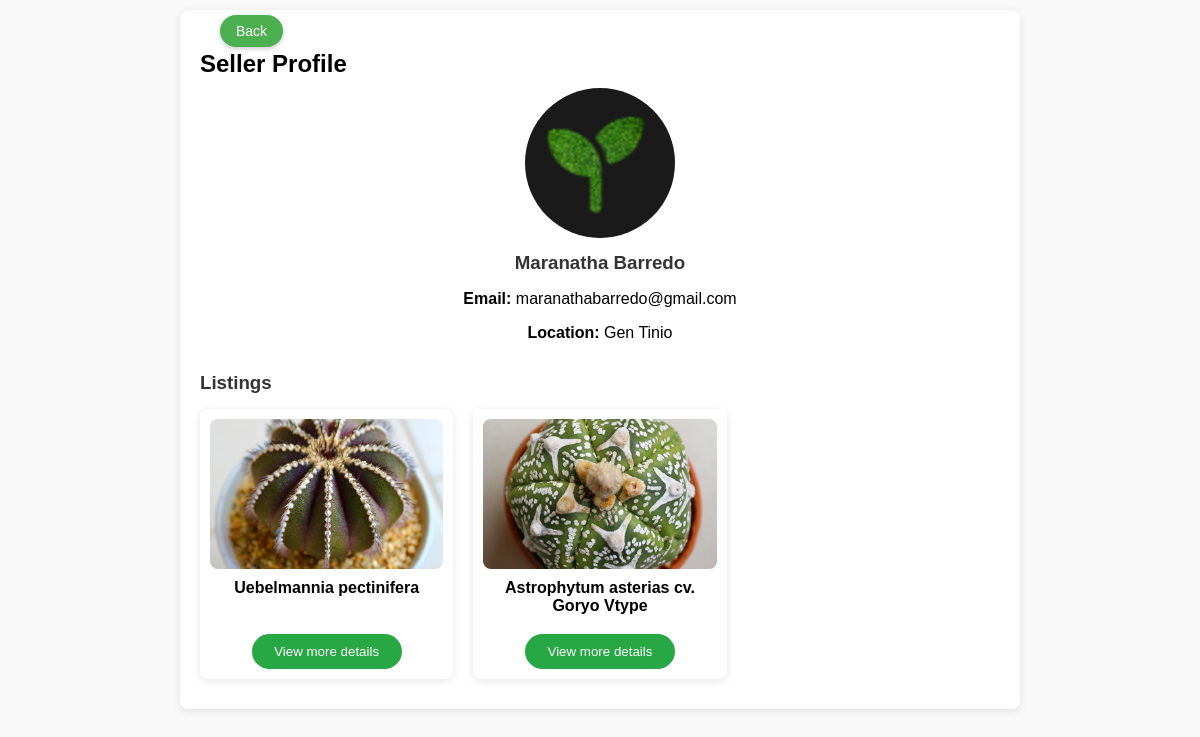
The page /profile.php?sellerId=3 on the database its author committed.
### tables this page shows
CREATE TABLE `users` (
  `id` int(11) NOT NULL,
  `proflePicture` varchar(128) DEFAULT NULL,
  `firstname` varchar(50) NOT NULL,
  `lastname` varchar(50) NOT NULL,
  `email` varchar(255) NOT NULL,
  `gender` varchar(20) NOT NULL,
  `phoneNumber` bigint(12) NOT NULL,
  `address` varchar(255) NOT NULL,
  `password` varchar(255) NOT NULL,
  `status` tinyint(1) NOT NULL
);

CREATE TABLE `product` (
  `plantid` int(10) NOT NULL,
  `added_by` int(11) NOT NULL,
  `plantname` varchar(100) NOT NULL,
  `img1` varchar(128) NOT NULL,
  `img2` varchar(128) NOT NULL,
  `img3` varchar(128) NOT NULL,
  `plantColor` varchar(10) NOT NULL,
  `plantSize` varchar(10) NOT NULL,
  `plantcategories` varchar(100) NOT NULL,
  `details` text NOT NULL,
  `location` varchar(100) NOT NULL,
  `region` varchar(128) NOT NULL,
  `province` varchar(128) NOT NULL,
  `city` varchar(50) NOT NULL,
  `barangay` varchar(128) NOT NULL,
  `street` varchar(128) DEFAULT NULL,
  `price` float(11,2) NOT NULL,
  `createdAt` timestamp NOT NULL DEFAULT current_timestamp() ON UPDATE current_timestamp(),
  `updatedAt` timestamp NOT NULL DEFAULT current_timestamp() ON UPDATE current_timestamp()
);

### profile.php (the view, shortened to what this page needs)
<?php
include 'conn.php';
if (isset($_GET['sellerId'])) {
    $sellerId = $_GET['sellerId'];
    $sellerQuery = "SELECT u.firstname, u.lastname, u.email, u.proflepicture, u.address
                    FROM users u
                    JOIN sellers s ON u.id = s.user_id
                    WHERE s.seller_id = ?";
    $sellerStmt = $conn->prepare($sellerQuery);
    $sellerStmt->bind_param("i", $sellerId);
    $sellerStmt->execute();
    $sellerResult = $sellerStmt->get_result();
    $sellerData = $sellerResult->fetch_assoc();
    if ($sellerData) {
        $sellerFirstname = $sellerData['firstname'];
        $sellerLastname = $sellerData['lastname'];
        $sellerEmail = $sellerData['email'];
        $sellerProfilePicture = $sellerData['proflepicture'];
        $sellerAddress = $sellerData['address'];
    } else {
        echo "Seller not found.";
        exit;
    }
    $listingsQuery = "SELECT * FROM product WHERE added_by = ?";
    $listingsStmt = $conn->prepare($listingsQuery);
    $listingsStmt->bind_param("i", $sellerId);
    $listingsStmt->execute();
    $listingsResult = $listingsStmt->get_result();
} else {
    echo "No seller ID provided.";
    exit;
}
?>
<!DOCTYPE html>
<html lang="en">
<head>
    <link rel="stylesheet" href="profile.css">
</head>
<body>
    <div class="seller-profile">
    <div class="backBtn-container">
        <a href="#" class="back-btn" id="back">Back</a>
    </div>
        <h2>Seller Profile</h2>
        <div class="seller-info">
            <img src="ProfilePictures/<?php echo htmlspecialchars($sellerProfilePicture); ?>" alt="Seller Profile Picture">
            <h3><?php echo htmlspecialchars($sellerFirstname . ' ' . $sellerLastname); ?></h3>
            <p><strong>Email:</strong> <?php echo htmlspecialchars($sellerEmail); ?></p>
            <p><strong>Location:</strong> <?php echo htmlspecialchars($sellerAddress); ?></p>
        </div>
        <div>
    <h3>Listings</h3>
    <div class="plant-listings">
    <?php
    if ($listingsResult->num_rows > 0) {
        while ($listing = $listingsResult->fetch_assoc()) {
            echo '<div class="plant-card">';
            echo '<div class="plant-img-container">';
            echo '<img class="plant-img" src="Products/' . htmlspecialchars($sellerEmail) . '/' . htmlspecialchars($listing['img1']) . '" alt="' . htmlspecialchars($listing['plantname']) . '">';
            echo '</div>';
            echo '<div class="plant-details">';
            echo '<h4>' . htmlspecialchars($listing['plantname']) . '</h4>';
            echo '<button class="view-details" onclick="viewMoreDetails(' . htmlspecialchars($listing['plantid']) . ', \'' . htmlspecialchars($sellerEmail) . '\')">View more details</button>';
            echo '</div>';
            echo '</div>';
        }
    } else {
        echo '<p>No listings available.</p>';
    }
    ?>
</div>
</body>
</html>

### profile.css (style rules this page uses)
body { font-family: Arial, sans-serif; margin: 0; padding: 0; background-color: #f9f9f9; }
.seller-profile { max-width: 800px; margin: 10px auto; background: #ffffff; border-radius: 8px; box-shadow: 0 2px 8px rgba(0, 0, 0, 0.1); padding: 20px; margin-bottom: 40px; }
.backBtn-container { margin-bottom: 20px; }
.back-btn { position: absolute; top: 30px; left: 220px; background-color: #4CAF50; color: white; padding: 8px 16px; font-size: 14px; border: none; border-radius: 20px; text-decoration: none; cursor: pointer; z-index: 1000; box-shadow: 0 2px 5px rgba(0, 0, 0, 0.2); margin-top: -15px; transition: background-color 0.3s; }
.seller-info { text-align: center; margin-bottom: 30px; }
.seller-info img { width: 150px; height: 150px; border-radius: 50%; object-fit: cover; cursor: pointer; }
h2, h3 { margin: 10px 0; }
h3 { color: #333; }
.plant-listings { display: grid; grid-template-columns: repeat(auto-fill, minmax(200px, 1fr)); gap: 20px; margin: 10px 0; }
.plant-card { display: flex; flex-direction: column; align-items: center; background-color: #ffffff; padding: 10px; border-radius: 8px; box-shadow: 0 2px 8px rgba(0, 0, 0, 0.1); transition: transform 0.2s; position: relative; height: 250px; margin-top: 5px; }
.plant-img-container { width: 100%; height: 150px; overflow: hidden; border-radius: 8px; }
.plant-img { width: 100%; height: 100%; object-fit: cover; }
.plant-details { text-align: center; flex-grow: 1; display: flex; flex-direction: column; justify-content: space-between; align-items: center; }
.plant-details h4 { display: block; margin: 10px 0; flex-grow: 1; min-height: 40px; text-align: center; }
.view-details { background-color: #28a745; color: #ffffff; border: none; padding: 10px; border-radius: 20px; cursor: pointer; transition: background-color 0.3s; margin-top: auto; width: 150px; text-align: center; }

### rows shown on the page
users: proflePicture (picture), firstname+lastname "Maranatha Barredo", email "maranathabarredo@gmail.com", address "Gen Tinio"
product: img1.email (picture), plantname "Uebelmannia pectinifera"
product: img1.email (picture), plantname "Astrophytum asterias cv. Goryo Vtype"
